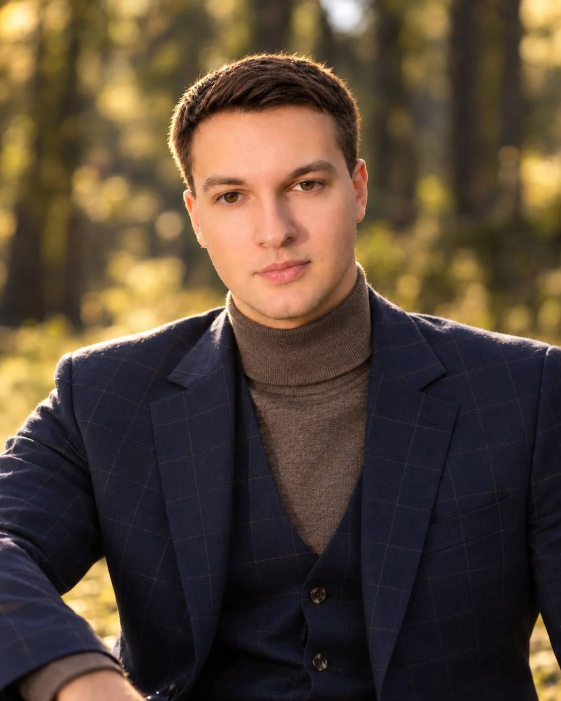
#> input picture images/munister.jpg, 1122 x 1402 px (shown at 1/2 size)
$ python build_og.py
#> lines starting #> are read from the running program, lines starting #| are printed output that depends on the picture
#!/usr/bin/env python3
"""Картинки для соцмереж (og:image, 1200×630) основних сторінок у темній темі сайту.

    python3 scripts/build_og.py

Пише images/og-en.jpg, og-ua.jpg, og-research.jpg, og-writing.jpg, og-course.jpg, og-cv.jpg.
Кольори - ті самі токени, що в munister.css; шрифти системні (macOS). Потрібен Pillow.
"""
from pathlib import Path
from PIL import Image, ImageDraw, ImageFont

ROOT = Path(__file__).resolve().parent.parent
IMG = ROOT / "images"
W, H = 1200, 630
PAPER, INK, MUTED, FAINT, ACCENT, RULE = (12, 15, 14), (238, 242, 240), (178, 186, 182), (135, 145, 137), (111, 207, 159), (38, 44, 42)
SERIF = "/System/Library/Fonts/Supplemental/Iowan Old Style.ttc"  # та сама антиква, що в munister.css
SANS = "/System/Library/Fonts/HelveticaNeue.ttc"

CARDS = {
    "og-en": ("Independent practice · Europe / remote", "Viacheslav Munister",
              "Writer, editor and heritage researcher. Long-form journalism, museum curation and the systems that publish them.",
              "EPRIS Journal · EPRIS Museum · Irpin City · 29 papers", "munister.com.ua"),
    "og-ua": ("Незалежна практика · Європа / віддалено", "Вʼячеслав Муністер",
              "Автор, редактор і дослідник спадщини. Довгі тексти, музейна кураторія та системи, що їх публікують.",
              "EPRIS Journal · EPRIS Museum · Irpin City · 29 статей", "munister.com.ua"),
    "og-research": ("Peer-reviewed papers · 2021–2026", "Research",
                    "Industrial automation, edge computing and machine learning in measurement systems.",
                    "29 papers · Scopus · 70+ citations", "munister.com.ua/research"),
    "og-writing": ("Essays · published in EPRIS Journal", "Writing",
                   "On architecture, restoration, heritage and the visual culture of cities, with interviews with artists and architects.",
                   "Essays · interviews · reviews", "munister.com.ua/writing"),
    "og-course": ("Teaching · working syllabi", "Courses",
                  "Course materials written up as working syllabi and reference sheets, built while teaching the subject.",
                  "Databases · SQL · data modelling", "munister.com.ua/course"),
    "og-cv": ("Curriculum vitae · 2026", "Viacheslav Munister",
              "Writer, editor and heritage researcher working across long-form journalism, museum curation, editorial systems and product delivery.",
              "Experience · publications · product work", "munister.com.ua/cv.html"),
}

def font(path, size):
    return ImageFont.truetype(path, size)

def wrap(draw, text, f, width):
    lines, line = [], ""
    for word in text.split():
        test = f"{line} {word}".strip()
        if draw.textlength(test, font=f) <= width:
            line = test
        else:
            lines.append(line)
            line = word
    return lines + [line]

def portrait():
    src = Image.open(IMG / "munister.jpg").convert("RGB")
#> src is the input picture: PIL image 1122x1402 RGB; mean R, G, B 85.1, 68.9, 54.2
    pw = 440
    # full-height crop of the 2026 portrait, the face centred in the panel
    cw = round(src.height * pw / H)
#> cw = 979
    left = max(0, min(src.width - cw, 560 - cw // 2))
#> left = 71
    im = src.crop((left, 0, left + cw, src.height)).resize((pw, H), Image.LANCZOS)
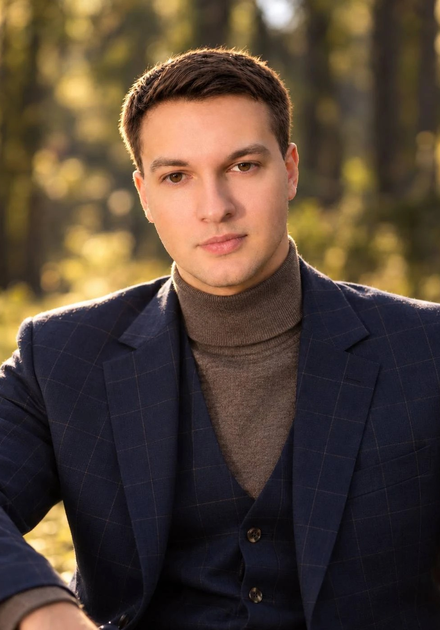
#> im: PIL image 440x630 RGB; mean R, G, B 82.4, 66.3, 53.3
    # slight dimming towards the site's dark ground and a soft fade on the left
    im = Image.blend(im, Image.new("RGB", im.size, PAPER), 0.12)
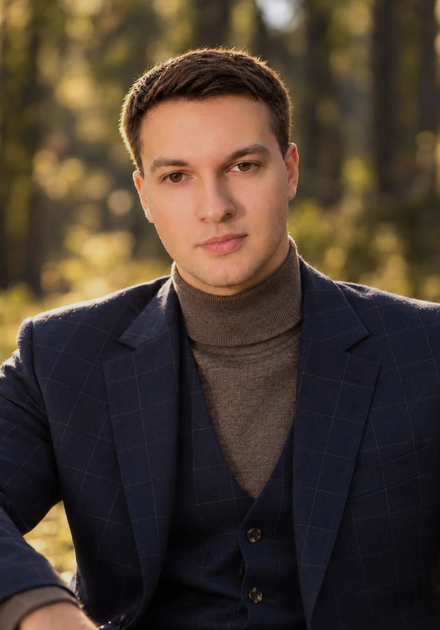
#> im: PIL image 440x630 RGB; mean R, G, B 73.5, 59.7, 48.1
    mask = Image.new("L", im.size, 255)
#> mask: PIL image 440x630 L; every value is 255
    d = ImageDraw.Draw(mask)
    for x in range(160):
        d.line([(x, 0), (x, H)], fill=round(255 * (x / 160) ** 1.4))
    return im, mask

def build(name, eyebrow, title, lead, facts, url, photo):
    im = Image.new("RGB", (W, H), PAPER)
    ph, mask = photo
    im.paste(ph, (W - ph.width, 0), mask)
    d = ImageDraw.Draw(im)
    x, maxw = 64, 640
    d.text((x, 58), eyebrow.upper(), font=font(SANS, 16), fill=ACCENT, spacing=4)
    tf = font(SERIF, 68 if len(title) > 12 else 96)
    lf = font(SANS, 25)
    lead_lines = wrap(d, lead, lf, maxw)
    y = 400 - len(lead_lines) * 36
    d.text((x - 2, y - tf.size - 18), title, font=tf, fill=INK)
    for i, line in enumerate(lead_lines):
        d.text((x, y + i * 36), line, font=lf, fill=MUTED)
    d.text((x, y + len(lead_lines) * 36 + 22), facts, font=font(SANS, 18), fill=FAINT)
    d.line([(x, 540), (x + maxw, 540)], fill=RULE, width=1)
    d.text((x, 560), "MUNISTER", font=font(SANS, 16), fill=INK)
    uf = font(SANS, 16)
    d.text((x + maxw - d.textlength(url, font=uf), 560), url, font=uf, fill=FAINT)
    im.save(IMG / f"{name}.jpg", quality=88, optimize=True, progressive=True)

if __name__ == "__main__":
    photo = portrait()
    for name, card in CARDS.items():
        build(name, *card, photo)
#> this loop made 6 passes
#> y in build on passes 1 to 6: 292, 292, 328, 292, 328, 292
#> pass 1, in build, `ph, mask = photo`:
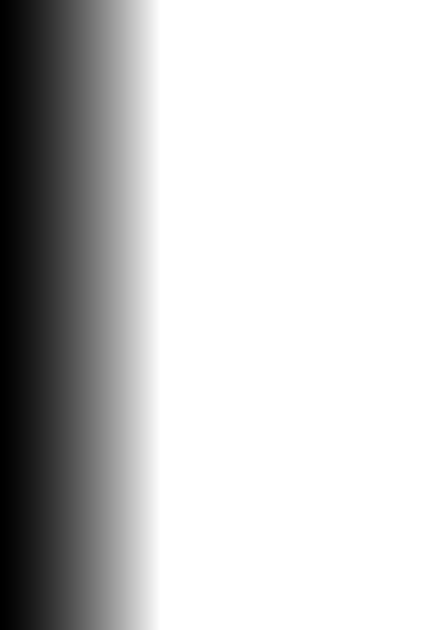
#> mask: PIL image 440x630 L; min 0, max 255, mean 200.6
#> pass 1, in build, `im.save(IMG / f"{name}.jpg", quality=88, optimize=True, progressive=Tr..`:
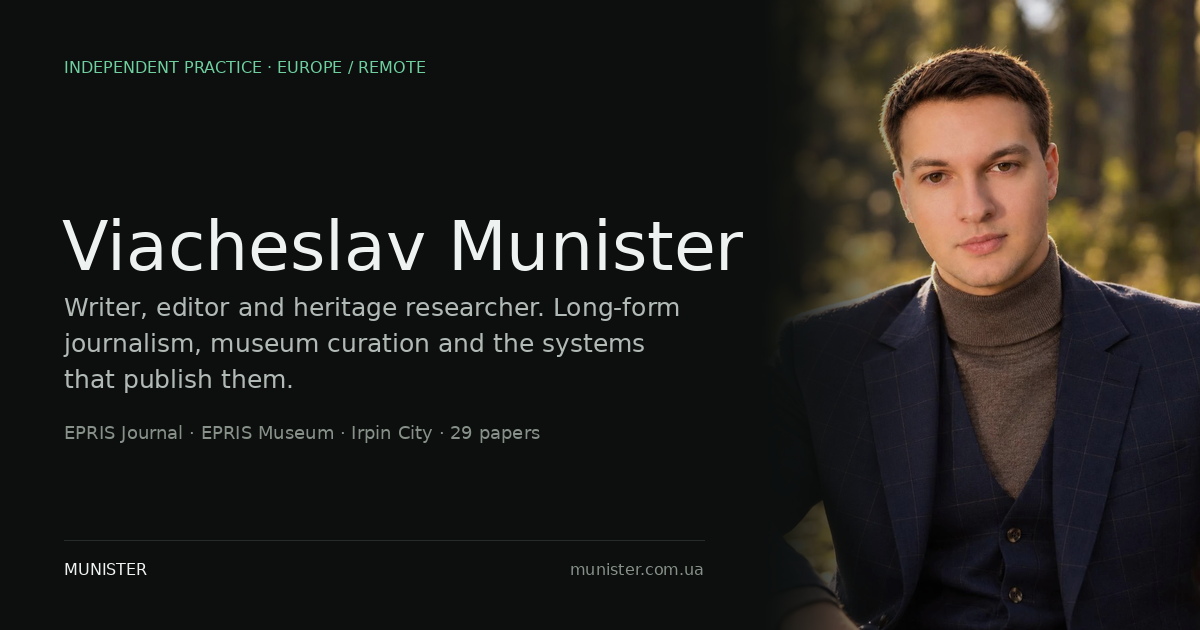
#> saved as og-en.jpg: PIL image 1200x630 RGB; mean R, G, B 34, 32.3, 28.7
#> pass 2, in build (call 2), `im.save(IMG / f"{name}.jpg", quality=88, optimize=True, progressive=Tr..`:
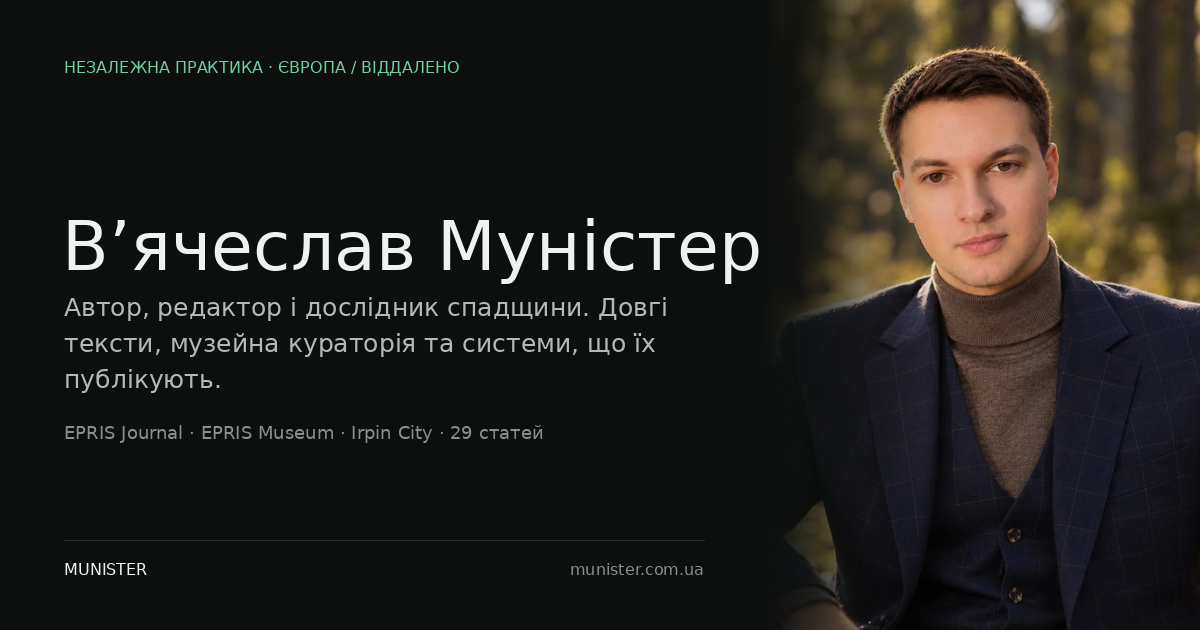
#> saved as og-ua.jpg: PIL image 1200x630 RGB; mean R, G, B 33.9, 32.3, 28.6
    print("written to", IMG)

$ run again, with images/cafe-interior-2.jpg copied over images/munister.jpg
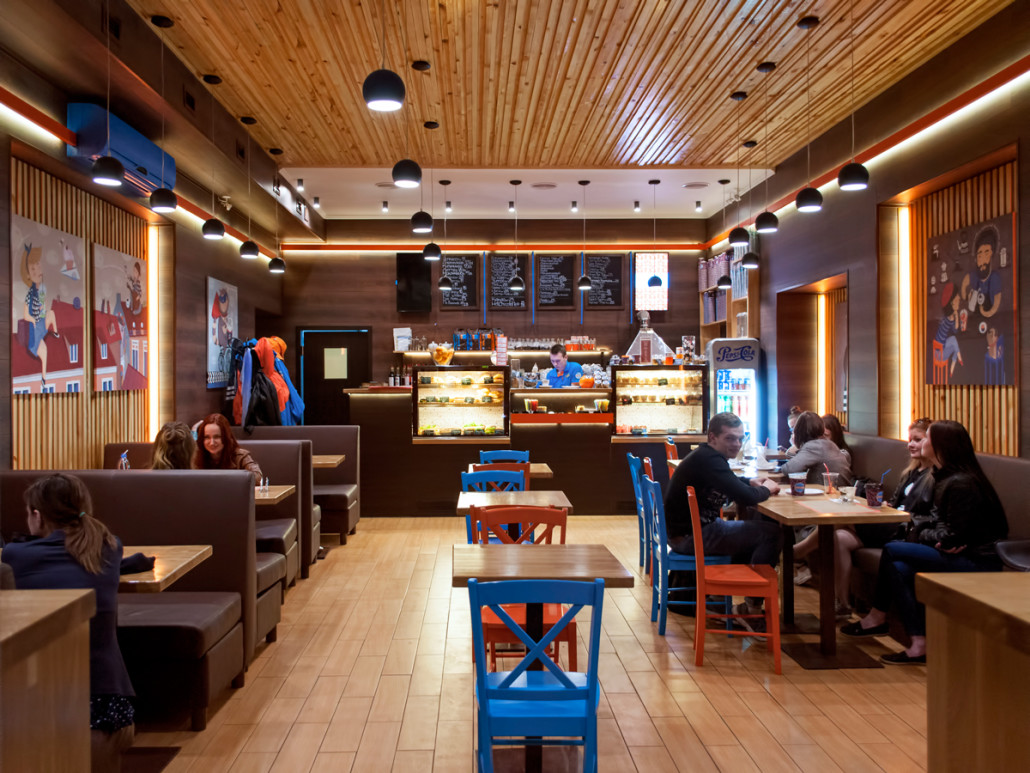
#> input picture images/cafe-interior-2.jpg, 1030 x 773 px
#> in portrait, src is the input picture: PIL image 1030x773 RGB; mean R, G, B 115.2, 83.5, 66.8
#> in portrait, `im = Image.blend(im, Image.new("RGB", im.size, PAPER), 0.12)`:
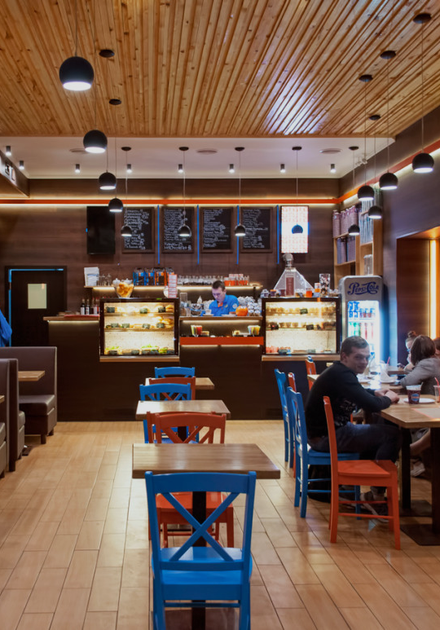
#> im: PIL image 440x630 RGB; mean R, G, B 116.9, 90.8, 76
#> the loop `for name, card in CARDS.items():` made 6 passes
#> y in build on passes 1 to 6: 292, 292, 328, 292, 328, 292
#> pass 2, in build (call 2), `im.save(IMG / f"{name}.jpg", quality=88, optimize=True, progressive=Tr..`:
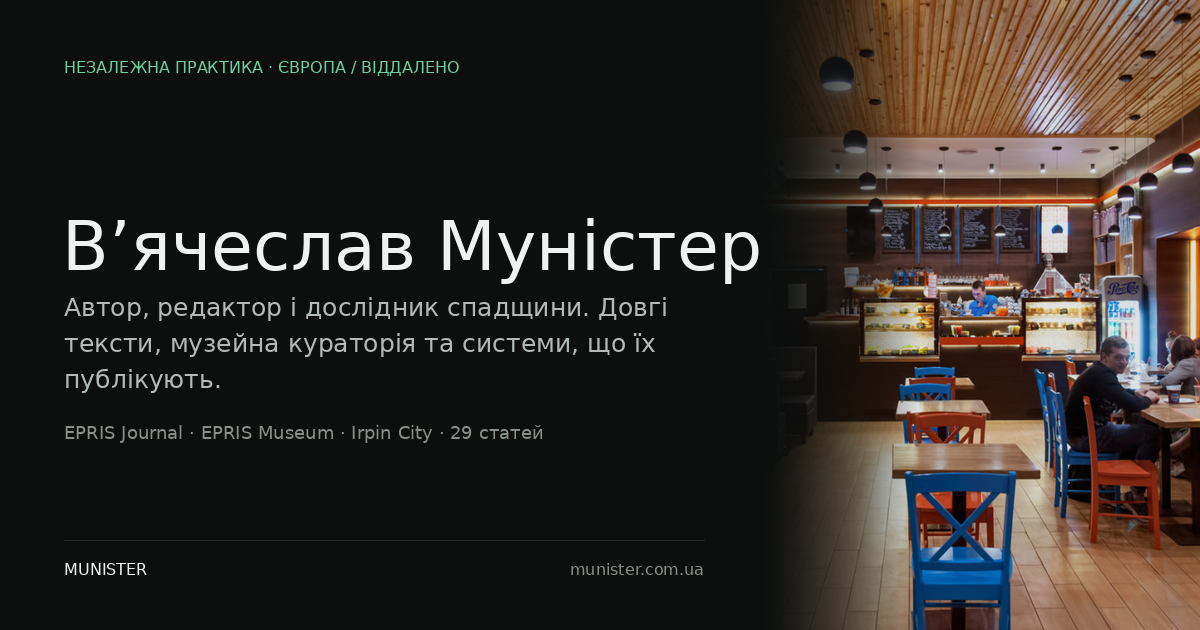
#> saved as og-ua.jpg: PIL image 1200x630 RGB; mean R, G, B 46.9, 42.2, 37.8
